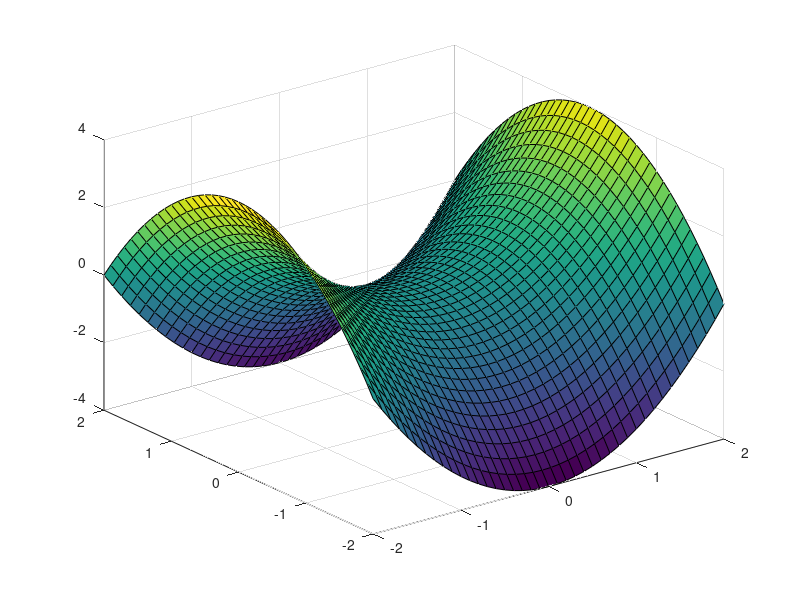

Write MATLAB code to recreate this figure.
% "Challenge: Make your own visualization that illustrates parameterization of surfaces using some software or programming language."
% matlab has built in f'ns for parametric surfaces

% i did a hyperbolic paraboloid surface below 

% u and v are 3d matrices representing grid values 
[u,v] = meshgrid(-2:0.1:2, -2:0.1:2);

% defining variables 
x = u;
y = v;
z = u.^2 - v.^2;

% plotting surface in 3D
surf(x, y, z)
